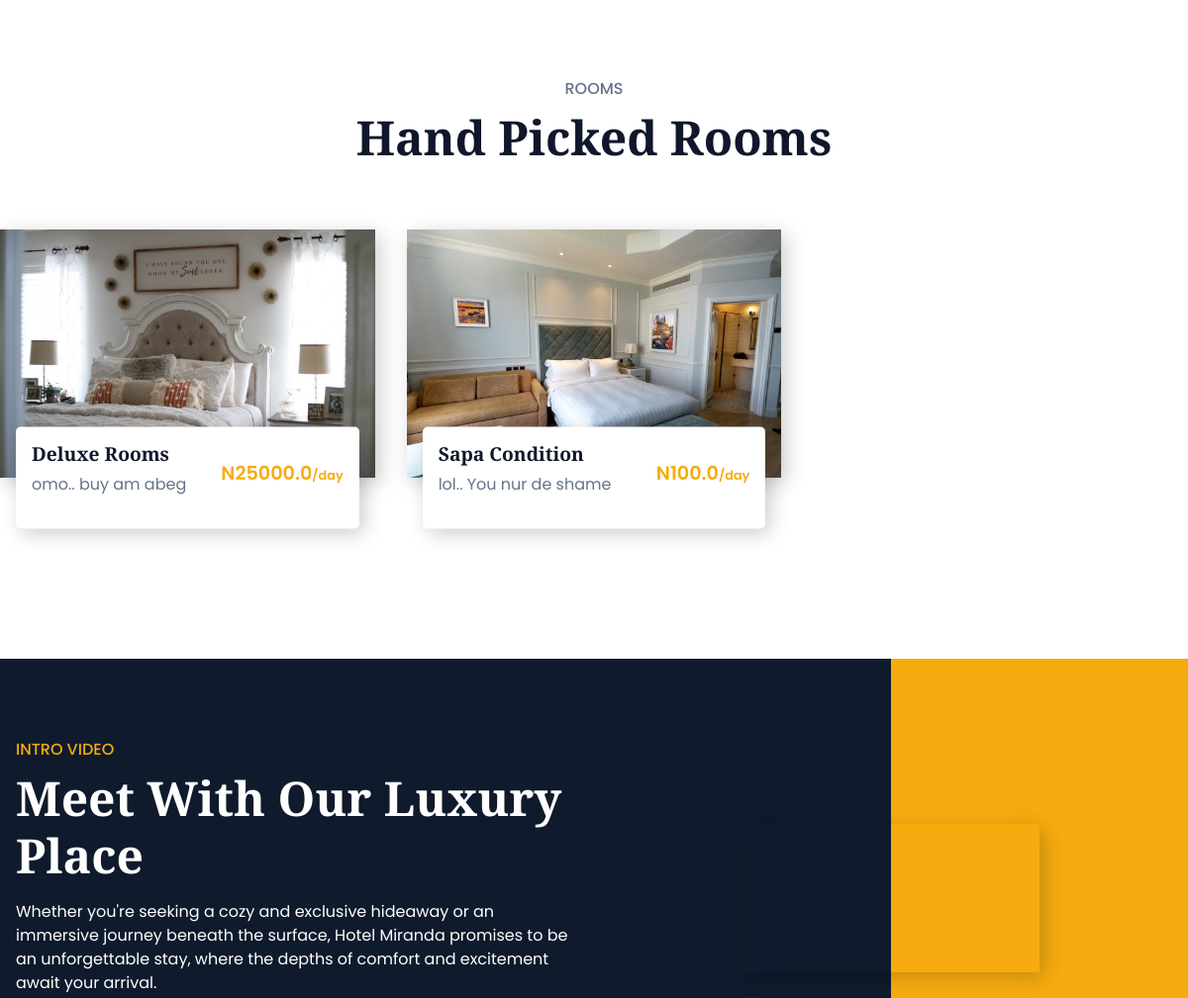
/ (middle part), run on an earlier commit of the app's database.
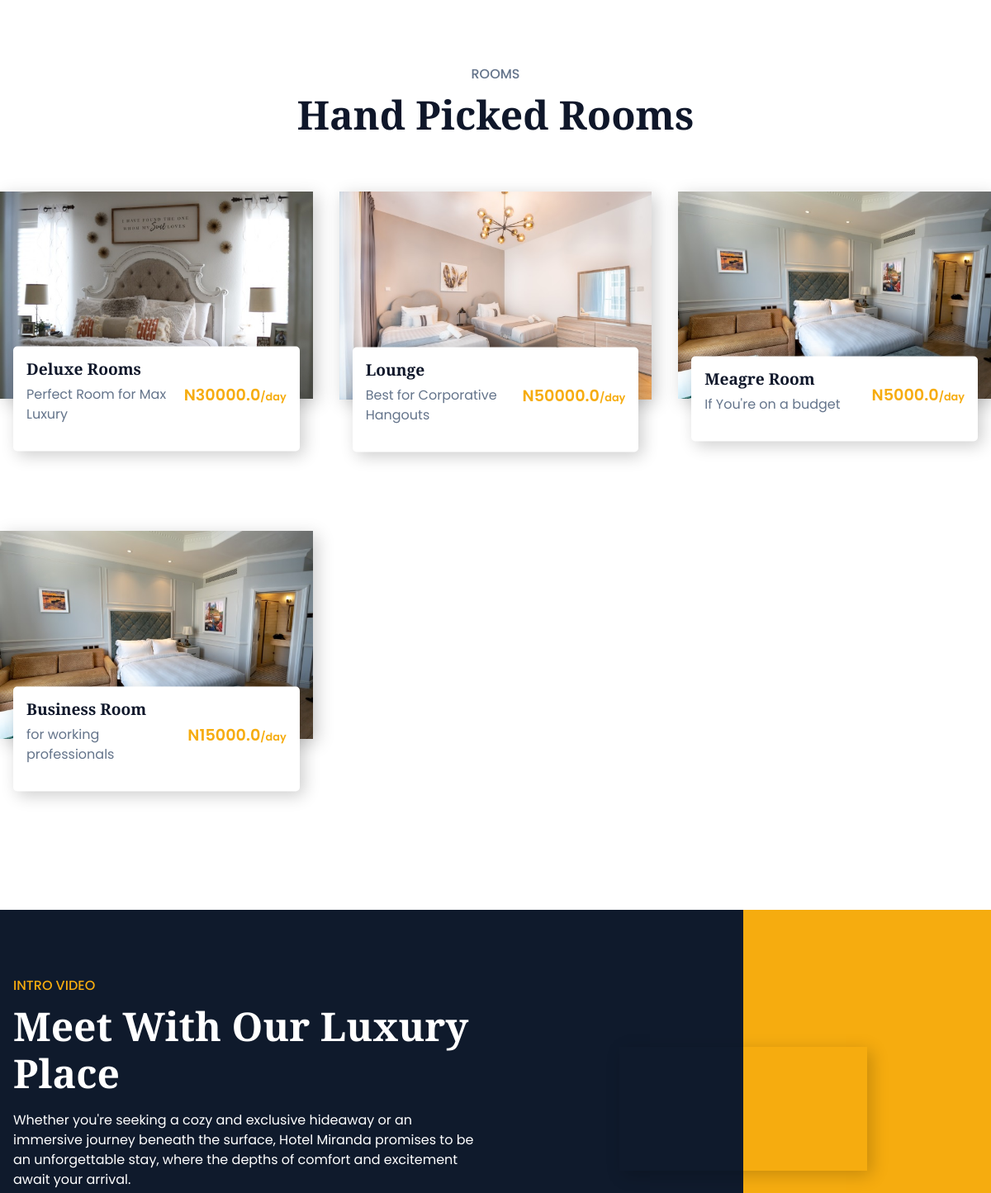
And on a later commit of the database.
### db/db.py (models this page shows)
class RoomType(Base):
    __tablename__ = "room_type"
    room_type_id = Column(Integer(), primary_key=True, index=True)
    room_type_name = Column(String(), index=True)
    description = Column(String())
    price = Column(Float())
    capacity = Column(Integer())
    thumbnail_img_url = Column(String())
    rooms = relationship("Room", back_populates="room_type")

### main.py (the view)
@app.get("/", response_class=HTMLResponse)
async def landing(request: Request, session:Session = Depends(get_db)):
	room_types = await AdminServices.get_all_room_types(session=session)
	return templates.TemplateResponse("index.html", {"request": request, "room_types": room_types}) #type: ignore

### templates/index.html (shortened to what this page needs)
<!DOCTYPE html>
<html lang="en">
  <head>
    <link
      href="https://cdn.jsdelivr.net/npm/remixicon@3.5.0/fonts/remixicon.css"
      rel="stylesheet"
    />
    <link rel="stylesheet" href="/static/bootstrap/css/bootstrap.css">
    <link rel="stylesheet" href="/static/styles.css" />
  </head>
  <body>
    {% if room_types %}
        <section class="room__container" id="room">
            <p class="section__subheader">ROOMS</p>
            <h2 class="section__header">Hand Picked Rooms</h2>
            <div class="room__grid">
                {% for room_type in room_types %}
                    <div class="room__card">
                    <img src="{{room_type.thumbnail_img_url}}" alt="room" />
                    <div class="room__card__details">
                        <div>
                        <h4>{{room_type.room_type_name}}</h4>
                        <p>{{room_type.description}}</p>
                        </div>
                        <h3>N{{room_type.price}}<span>/day</span></h3>
                    </div>
                    </div>
                {% endfor %}
            </div>
        </section>
    {% endif %}
    <section class="intro">
      <div class="section__container intro__container">
        <div class="intro__cotent">
          <p class="section__subheader">INTRO VIDEO</p>
          <h2 class="section__header">Meet With Our Luxury Place</h2>
          <p class="section__description">
            Whether you're seeking a cozy and exclusive hideaway or an immersive
            journey beneath the surface, Hotel Miranda promises to be an
            unforgettable stay, where the depths of comfort and excitement await
            your arrival.
          </p>
        </div>
        <div class="intro__video">
          <video src="/static/assets/luxury.mp4" autoplay muted loop></video>
        </div>
      </div>
    </section>
  </body>
</html>

### static/styles.css (style rules this page uses)
:root { --primary-color: #0f1a2c; --secondary-color: #f6ac0f; --text-dark: #0f172a; --text-light: #64748b; --extra-light: #f8fafc; --white: #ffffff; --max-width: 1200px; --header-font: "Playfair Display", serif; }
* { padding: 0; margin: 0; box-sizing: border-box; }
.section__container { max-width: var(--max-width); margin: auto; padding: 5rem 1rem; }
.section__subheader { margin-bottom: 0.5rem; font-size: 1rem; font-weight: 500; color: var(--text-light); }
.section__header { font-size: 3rem; font-weight: 800; font-family: var(--header-font); color: var(--text-dark); }
.section__description { margin-top: 1rem; color: var(--text-light); }
img, video { width: 100%; display: flex; }
html, body { scroll-behavior: smooth; }
body { font-family: "Poppins", sans-serif; }
.room__container { padding-block: 5rem; }
.room__container :is(.section__subheader, .section__header) { padding-inline: 1rem; text-align: center; }
.room__grid { max-width: 1500px; margin-inline: auto; margin-top: 4rem; display: grid; gap: 0 1rem; }
.room__card img { box-shadow: 5px 5px 20px rgba(0, 0, 0, 0.2); }
.room__card__details { margin-inline: 1rem; padding: 1rem; display: flex; align-items: center; justify-content: space-between; gap: 1rem; background-color: var(--white); transform: translateY(-50%); border-radius: 5px; box-shadow: 5px 5px 20px rgba(0, 0, 0, 0.2); }
.room__card__details h4 { margin-bottom: 0.5rem; font-size: 1.2rem; font-weight: 800; font-family: var(--header-font); color: var(--text-dark); }
.room__card__details p { color: var(--text-light); }
.room__card__details h3 { font-size: 1.2rem; font-weight: 600; color: var(--secondary-color); }
.room__card__details h3 span { font-size: 0.8rem; }
.intro { position: relative; isolation: isolate; background-color: var(--primary-color); }
.intro::before { position: absolute; content: ""; right: 0; height: 100%; width: calc(100vw / 4); background-color: var(--secondary-color); z-index: -1; }
.intro__container { display: grid; gap: 4rem 2rem; }
.intro__container .section__subheader { color: var(--secondary-color); }
.intro__container :is(.section__header, .section__description) { margin-bottom: 1rem; color: var(--white); }
.intro__video { max-width: 450px; margin: auto; box-shadow: 5px 5px 20px rgba(0, 0, 0, 0.2); }
@media (width > 768px) { .room__grid { grid-template-columns: repeat(2, 1fr); } }
@media (width > 768px) { .intro__container { grid-template-columns: repeat(2, 1fr); align-items: center; } }
@media (width > 1024px) { .room__grid { grid-template-columns: repeat(3, 1fr); gap: 2rem; } }

What changed in the data, as far as the page shows it:
removed RoomType: thumbnail_img_url (picture), room_type_name "Sapa Condition", description "lol.. You nur de shame", price "100.0"
changed RoomType "Deluxe Rooms": description "omo.. buy am abeg" → "Perfect Room for Max Luxury"; price "25000.0" → "30000.0"
added RoomType: thumbnail_img_url (picture), room_type_name "Lounge", description "Best for Corporative Hangouts", price "50000.0"
added RoomType: thumbnail_img_url (picture), room_type_name "Meagre Room", description "If You're on a budget", price "5000.0"
added RoomType: thumbnail_img_url (picture), room_type_name "Business Room", description "for working professionals", price "15000.0"
